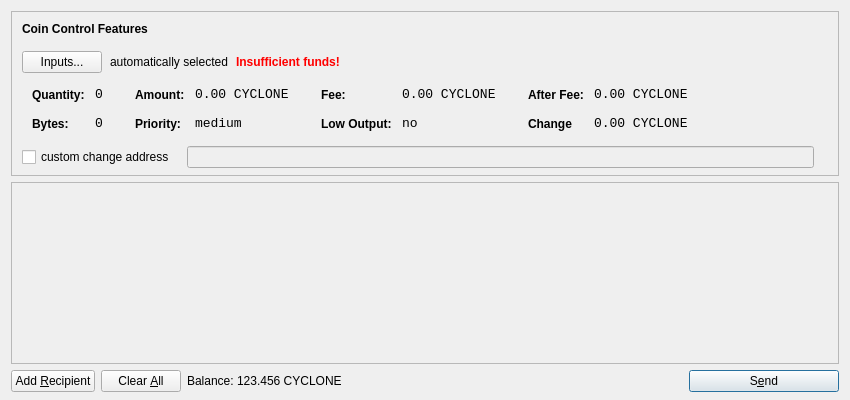
<?xml version="1.0" encoding="UTF-8"?>
<ui version="4.0">
 <class>SendCoinsDialog</class>
 <widget class="QDialog" name="SendCoinsDialog">
  <property name="geometry">
   <rect>
    <x>0</x>
    <y>0</y>
    <width>850</width>
    <height>400</height>
   </rect>
  </property>
  <property name="windowTitle">
   <string>Send Coins</string>
  </property>
  <layout class="QVBoxLayout" name="verticalLayout" stretch="0,1,0">
   <property name="bottomMargin">
    <number>8</number>
   </property>
   <item>
    <widget class="QFrame" name="frameCoinControl">
     <property name="sizePolicy">
      <sizepolicy hsizetype="Expanding" vsizetype="Expanding">
       <horstretch>0</horstretch>
       <verstretch>0</verstretch>
      </sizepolicy>
     </property>
     <property name="maximumSize">
      <size>
       <width>16777215</width>
       <height>16777215</height>
      </size>
     </property>
     <property name="frameShape">
      <enum>QFrame::StyledPanel</enum>
     </property>
     <property name="frameShadow">
      <enum>QFrame::Sunken</enum>
     </property>
     <layout class="QVBoxLayout" name="verticalLayoutCoinControl2">
      <property name="spacing">
       <number>-1</number>
      </property>
      <property name="leftMargin">
       <number>0</number>
      </property>
      <property name="topMargin">
       <number>0</number>
      </property>
      <property name="rightMargin">
       <number>0</number>
      </property>
      <property name="bottomMargin">
       <number>6</number>
      </property>
      <item>
       <layout class="QVBoxLayout" name="verticalLayoutCoinControl" stretch="0,0,0,0,1">
        <property name="spacing">
         <number>0</number>
        </property>
        <property name="leftMargin">
         <number>10</number>
        </property>
        <property name="topMargin">
         <number>10</number>
        </property>
        <item>
         <layout class="QHBoxLayout" name="horizontalLayoutCoinControl1">
          <property name="bottomMargin">
           <number>15</number>
          </property>
          <item>
           <widget class="QLabel" name="labelCoinControlFeatures">
            <property name="sizePolicy">
             <sizepolicy hsizetype="Preferred" vsizetype="Maximum">
              <horstretch>0</horstretch>
              <verstretch>0</verstretch>
             </sizepolicy>
            </property>
            <property name="font">
             <font>
              <weight>75</weight>
              <bold>true</bold>
             </font>
            </property>
            <property name="styleSheet">
             <string notr="true">font-weight:bold;</string>
            </property>
            <property name="text">
             <string>Coin Control Features</string>
            </property>
           </widget>
          </item>
         </layout>
        </item>
        <item>
         <layout class="QHBoxLayout" name="horizontalLayoutCoinControl2" stretch="0,0,0,0">
          <property name="spacing">
           <number>8</number>
          </property>
          <property name="bottomMargin">
           <number>10</number>
          </property>
          <item>
           <widget class="QPushButton" name="pushButtonCoinControl">
            <property name="styleSheet">
             <string notr="true"/>
            </property>
            <property name="text">
             <string>Inputs...</string>
            </property>
           </widget>
          </item>
          <item>
           <widget class="QLabel" name="labelCoinControlAutomaticallySelected">
            <property name="text">
             <string>automatically selected</string>
            </property>
            <property name="margin">
             <number>5</number>
            </property>
           </widget>
          </item>
          <item>
           <widget class="QLabel" name="labelCoinControlInsuffFunds">
            <property name="font">
             <font>
              <weight>75</weight>
              <bold>true</bold>
             </font>
            </property>
            <property name="styleSheet">
             <string notr="true">color:red;font-weight:bold;</string>
            </property>
            <property name="text">
             <string>Insufficient funds!</string>
            </property>
            <property name="margin">
             <number>5</number>
            </property>
           </widget>
          </item>
          <item>
           <spacer name="horizontalSpacerCoinControl">
            <property name="orientation">
             <enum>Qt::Horizontal</enum>
            </property>
            <property name="sizeHint" stdset="0">
             <size>
              <width>40</width>
              <height>1</height>
             </size>
            </property>
           </spacer>
          </item>
         </layout>
        </item>
        <item>
         <widget class="QWidget" name="widgetCoinControl" native="true">
          <property name="sizePolicy">
           <sizepolicy hsizetype="Preferred" vsizetype="Preferred">
            <horstretch>0</horstretch>
            <verstretch>0</verstretch>
           </sizepolicy>
          </property>
          <property name="minimumSize">
           <size>
            <width>0</width>
            <height>0</height>
           </size>
          </property>
          <property name="styleSheet">
           <string notr="true"/>
          </property>
          <layout class="QHBoxLayout" name="horizontalLayoutCoinControl5">
           <property name="margin">
            <number>0</number>
           </property>
           <item>
            <layout class="QHBoxLayout" name="horizontalLayoutCoinControl3" stretch="0,0,0,1">
             <property name="spacing">
              <number>20</number>
             </property>
             <property name="topMargin">
              <number>0</number>
             </property>
             <property name="bottomMargin">
              <number>10</number>
             </property>
             <item>
              <layout class="QFormLayout" name="formLayoutCoinControl1">
               <property name="horizontalSpacing">
                <number>10</number>
               </property>
               <property name="verticalSpacing">
                <number>14</number>
               </property>
               <property name="leftMargin">
                <number>10</number>
               </property>
               <property name="topMargin">
                <number>4</number>
               </property>
               <property name="rightMargin">
                <number>6</number>
               </property>
               <item row="0" column="0">
                <widget class="QLabel" name="labelCoinControlQuantityText">
                 <property name="styleSheet">
                  <string notr="true">font-weight:bold;</string>
                 </property>
                 <property name="text">
                  <string>Quantity:</string>
                 </property>
                 <property name="margin">
                  <number>0</number>
                 </property>
                </widget>
               </item>
               <item row="0" column="1">
                <widget class="QLabel" name="labelCoinControlQuantity">
                 <property name="font">
                  <font>
                   <family>Monospace</family>
                   <pointsize>10</pointsize>
                  </font>
                 </property>
                 <property name="cursor">
                  <cursorShape>IBeamCursor</cursorShape>
                 </property>
                 <property name="contextMenuPolicy">
                  <enum>Qt::ActionsContextMenu</enum>
                 </property>
                 <property name="text">
                  <string>0</string>
                 </property>
                 <property name="margin">
                  <number>0</number>
                 </property>
                 <property name="textInteractionFlags">
                  <set>Qt::LinksAccessibleByMouse|Qt::TextSelectableByKeyboard|Qt::TextSelectableByMouse</set>
                 </property>
                </widget>
               </item>
               <item row="1" column="0">
                <widget class="QLabel" name="labelCoinControlBytesText">
                 <property name="styleSheet">
                  <string notr="true">font-weight:bold;</string>
                 </property>
                 <property name="text">
                  <string>Bytes:</string>
                 </property>
                </widget>
               </item>
               <item row="1" column="1">
                <widget class="QLabel" name="labelCoinControlBytes">
                 <property name="font">
                  <font>
                   <family>Monospace</family>
                   <pointsize>10</pointsize>
                  </font>
                 </property>
                 <property name="cursor">
                  <cursorShape>IBeamCursor</cursorShape>
                 </property>
                 <property name="contextMenuPolicy">
                  <enum>Qt::ActionsContextMenu</enum>
                 </property>
                 <property name="text">
                  <string>0</string>
                 </property>
                 <property name="textInteractionFlags">
                  <set>Qt::LinksAccessibleByMouse|Qt::TextSelectableByKeyboard|Qt::TextSelectableByMouse</set>
                 </property>
                </widget>
               </item>
              </layout>
             </item>
             <item>
              <layout class="QFormLayout" name="formLayoutCoinControl2">
               <property name="horizontalSpacing">
                <number>10</number>
               </property>
               <property name="verticalSpacing">
                <number>14</number>
               </property>
               <property name="leftMargin">
                <number>6</number>
               </property>
               <property name="topMargin">
                <number>4</number>
               </property>
               <property name="rightMargin">
                <number>6</number>
               </property>
               <item row="0" column="0">
                <widget class="QLabel" name="labelCoinControlAmountText">
                 <property name="styleSheet">
                  <string notr="true">font-weight:bold;</string>
                 </property>
                 <property name="text">
                  <string>Amount:</string>
                 </property>
                 <property name="margin">
                  <number>0</number>
                 </property>
                </widget>
               </item>
               <item row="0" column="1">
                <widget class="QLabel" name="labelCoinControlAmount">
                 <property name="font">
                  <font>
                   <family>Monospace</family>
                   <pointsize>10</pointsize>
                  </font>
                 </property>
                 <property name="cursor">
                  <cursorShape>IBeamCursor</cursorShape>
                 </property>
                 <property name="contextMenuPolicy">
                  <enum>Qt::ActionsContextMenu</enum>
                 </property>
                 <property name="text">
                  <string>0.00 CYCLONE</string>
                 </property>
                 <property name="textInteractionFlags">
                  <set>Qt::LinksAccessibleByMouse|Qt::TextSelectableByKeyboard|Qt::TextSelectableByMouse</set>
                 </property>
                </widget>
               </item>
               <item row="1" column="0">
                <widget class="QLabel" name="labelCoinControlPriorityText">
                 <property name="styleSheet">
                  <string notr="true">font-weight:bold;</string>
                 </property>
                 <property name="text">
                  <string>Priority:</string>
                 </property>
                </widget>
               </item>
               <item row="1" column="1">
                <widget class="QLabel" name="labelCoinControlPriority">
                 <property name="font">
                  <font>
                   <family>Monospace</family>
                   <pointsize>10</pointsize>
                  </font>
                 </property>
                 <property name="cursor">
                  <cursorShape>IBeamCursor</cursorShape>
                 </property>
                 <property name="contextMenuPolicy">
                  <enum>Qt::ActionsContextMenu</enum>
                 </property>
                 <property name="text">
                  <string>medium</string>
                 </property>
                 <property name="textInteractionFlags">
                  <set>Qt::LinksAccessibleByMouse|Qt::TextSelectableByKeyboard|Qt::TextSelectableByMouse</set>
                 </property>
                </widget>
               </item>
              </layout>
             </item>
             <item>
              <layout class="QFormLayout" name="formLayoutCoinControl3">
               <property name="horizontalSpacing">
                <number>10</number>
               </property>
               <property name="verticalSpacing">
                <number>14</number>
               </property>
               <property name="leftMargin">
                <number>6</number>
               </property>
               <property name="topMargin">
                <number>4</number>
               </property>
               <property name="rightMargin">
                <number>6</number>
               </property>
               <item row="0" column="0">
                <widget class="QLabel" name="labelCoinControlFeeText">
                 <property name="styleSheet">
                  <string notr="true">font-weight:bold;</string>
                 </property>
                 <property name="text">
                  <string>Fee:</string>
                 </property>
                 <property name="margin">
                  <number>0</number>
                 </property>
                </widget>
               </item>
               <item row="0" column="1">
                <widget class="QLabel" name="labelCoinControlFee">
                 <property name="font">
                  <font>
                   <family>Monospace</family>
                   <pointsize>10</pointsize>
                  </font>
                 </property>
                 <property name="cursor">
                  <cursorShape>IBeamCursor</cursorShape>
                 </property>
                 <property name="contextMenuPolicy">
                  <enum>Qt::ActionsContextMenu</enum>
                 </property>
                 <property name="text">
                  <string>0.00 CYCLONE</string>
                 </property>
                 <property name="textInteractionFlags">
                  <set>Qt::LinksAccessibleByMouse|Qt::TextSelectableByKeyboard|Qt::TextSelectableByMouse</set>
                 </property>
                </widget>
               </item>
               <item row="1" column="0">
                <widget class="QLabel" name="labelCoinControlLowOutputText">
                 <property name="styleSheet">
                  <string notr="true">font-weight:bold;</string>
                 </property>
                 <property name="text">
                  <string>Low Output:</string>
                 </property>
                </widget>
               </item>
               <item row="1" column="1">
                <widget class="QLabel" name="labelCoinControlLowOutput">
                 <property name="font">
                  <font>
                   <family>Monospace</family>
                   <pointsize>10</pointsize>
                  </font>
                 </property>
                 <property name="cursor">
                  <cursorShape>IBeamCursor</cursorShape>
                 </property>
                 <property name="contextMenuPolicy">
                  <enum>Qt::ActionsContextMenu</enum>
                 </property>
                 <property name="text">
                  <string>no</string>
                 </property>
                 <property name="textInteractionFlags">
                  <set>Qt::LinksAccessibleByMouse|Qt::TextSelectableByKeyboard|Qt::TextSelectableByMouse</set>
                 </property>
                </widget>
               </item>
              </layout>
             </item>
             <item>
              <layout class="QFormLayout" name="formLayoutCoinControl4">
               <property name="horizontalSpacing">
                <number>10</number>
               </property>
               <property name="verticalSpacing">
                <number>14</number>
               </property>
               <property name="leftMargin">
                <number>6</number>
               </property>
               <property name="topMargin">
                <number>4</number>
               </property>
               <property name="rightMargin">
                <number>6</number>
               </property>
               <item row="0" column="0">
                <widget class="QLabel" name="labelCoinControlAfterFeeText">
                 <property name="styleSheet">
                  <string notr="true">font-weight:bold;</string>
                 </property>
                 <property name="text">
                  <string>After Fee:</string>
                 </property>
                 <property name="margin">
                  <number>0</number>
                 </property>
                </widget>
               </item>
               <item row="0" column="1">
                <widget class="QLabel" name="labelCoinControlAfterFee">
                 <property name="font">
                  <font>
                   <family>Monospace</family>
                   <pointsize>10</pointsize>
                  </font>
                 </property>
                 <property name="cursor">
                  <cursorShape>IBeamCursor</cursorShape>
                 </property>
                 <property name="contextMenuPolicy">
                  <enum>Qt::ActionsContextMenu</enum>
                 </property>
                 <property name="text">
                  <string>0.00 CYCLONE</string>
                 </property>
                 <property name="textInteractionFlags">
                  <set>Qt::LinksAccessibleByMouse|Qt::TextSelectableByKeyboard|Qt::TextSelectableByMouse</set>
                 </property>
                </widget>
               </item>
               <item row="1" column="0">
                <widget class="QLabel" name="labelCoinControlChangeText">
                 <property name="styleSheet">
                  <string notr="true">font-weight:bold;</string>
                 </property>
                 <property name="text">
                  <string>Change</string>
                 </property>
                </widget>
               </item>
               <item row="1" column="1">
                <widget class="QLabel" name="labelCoinControlChange">
                 <property name="font">
                  <font>
                   <family>Monospace</family>
                   <pointsize>10</pointsize>
                  </font>
                 </property>
                 <property name="cursor">
                  <cursorShape>IBeamCursor</cursorShape>
                 </property>
                 <property name="contextMenuPolicy">
                  <enum>Qt::ActionsContextMenu</enum>
                 </property>
                 <property name="text">
                  <string>0.00 CYCLONE</string>
                 </property>
                 <property name="textInteractionFlags">
                  <set>Qt::LinksAccessibleByMouse|Qt::TextSelectableByKeyboard|Qt::TextSelectableByMouse</set>
                 </property>
                </widget>
               </item>
              </layout>
             </item>
            </layout>
           </item>
          </layout>
         </widget>
        </item>
        <item>
         <layout class="QHBoxLayout" name="horizontalLayoutCoinControl4" stretch="0,0,0">
          <property name="spacing">
           <number>12</number>
          </property>
          <property name="sizeConstraint">
           <enum>QLayout::SetDefaultConstraint</enum>
          </property>
          <property name="topMargin">
           <number>5</number>
          </property>
          <property name="rightMargin">
           <number>5</number>
          </property>
          <item>
           <widget class="QCheckBox" name="checkBoxCoinControlChange">
            <property name="text">
             <string>custom change address</string>
            </property>
           </widget>
          </item>
          <item>
           <widget class="QLineEdit" name="lineEditCoinControlChange">
            <property name="enabled">
             <bool>false</bool>
            </property>
            <property name="sizePolicy">
             <sizepolicy hsizetype="Expanding" vsizetype="Fixed">
              <horstretch>0</horstretch>
              <verstretch>0</verstretch>
             </sizepolicy>
            </property>
           </widget>
          </item>
          <item>
           <widget class="QLabel" name="labelCoinControlChangeLabel">
            <property name="sizePolicy">
             <sizepolicy hsizetype="Preferred" vsizetype="Expanding">
              <horstretch>0</horstretch>
              <verstretch>0</verstretch>
             </sizepolicy>
            </property>
            <property name="minimumSize">
             <size>
              <width>0</width>
              <height>0</height>
             </size>
            </property>
            <property name="text">
             <string/>
            </property>
            <property name="margin">
             <number>3</number>
            </property>
           </widget>
          </item>
         </layout>
        </item>
        <item>
         <spacer name="verticalSpacerCoinControl">
          <property name="orientation">
           <enum>Qt::Vertical</enum>
          </property>
          <property name="sizeHint" stdset="0">
           <size>
            <width>800</width>
            <height>1</height>
           </size>
          </property>
         </spacer>
        </item>
       </layout>
      </item>
     </layout>
    </widget>
   </item>
   <item>
    <widget class="QScrollArea" name="scrollArea">
     <property name="widgetResizable">
      <bool>true</bool>
     </property>
     <widget class="QWidget" name="scrollAreaWidgetContents">
      <property name="geometry">
       <rect>
        <x>0</x>
        <y>0</y>
        <width>830</width>
        <height>165</height>
       </rect>
      </property>
      <layout class="QVBoxLayout" name="verticalLayout_2">
       <property name="margin">
        <number>0</number>
       </property>
       <item>
        <layout class="QVBoxLayout" name="entries">
         <property name="spacing">
          <number>6</number>
         </property>
        </layout>
       </item>
       <item>
        <spacer name="verticalSpacer">
         <property name="orientation">
          <enum>Qt::Vertical</enum>
         </property>
         <property name="sizeHint" stdset="0">
          <size>
           <width>20</width>
           <height>40</height>
          </size>
         </property>
        </spacer>
       </item>
      </layout>
     </widget>
    </widget>
   </item>
   <item>
    <layout class="QHBoxLayout" name="horizontalLayout">
     <item>
      <widget class="QPushButton" name="addButton">
       <property name="toolTip">
        <string>Send to multiple recipients at once</string>
       </property>
       <property name="text">
        <string>Add &amp;Recipient</string>
       </property>
       <property name="icon">
        <iconset resource="../bitcoin.qrc">
         <normaloff>:/icons/add</normaloff>:/icons/add</iconset>
       </property>
       <property name="autoDefault">
        <bool>false</bool>
       </property>
      </widget>
     </item>
     <item>
      <widget class="QPushButton" name="clearButton">
       <property name="sizePolicy">
        <sizepolicy hsizetype="Minimum" vsizetype="Fixed">
         <horstretch>0</horstretch>
         <verstretch>0</verstretch>
        </sizepolicy>
       </property>
       <property name="toolTip">
        <string>Remove all transaction fields</string>
       </property>
       <property name="text">
        <string>Clear &amp;All</string>
       </property>
       <property name="icon">
        <iconset resource="../bitcoin.qrc">
         <normaloff>:/icons/remove</normaloff>:/icons/remove</iconset>
       </property>
       <property name="autoRepeatDelay">
        <number>300</number>
       </property>
       <property name="autoDefault">
        <bool>false</bool>
       </property>
      </widget>
     </item>
     <item>
      <layout class="QHBoxLayout" name="horizontalLayout_2">
       <property name="spacing">
        <number>3</number>
       </property>
       <item>
        <widget class="QLabel" name="label">
         <property name="sizePolicy">
          <sizepolicy hsizetype="Preferred" vsizetype="Fixed">
           <horstretch>0</horstretch>
           <verstretch>0</verstretch>
          </sizepolicy>
         </property>
         <property name="text">
          <string>Balance:</string>
         </property>
        </widget>
       </item>
       <item>
        <widget class="QLabel" name="labelBalance">
         <property name="sizePolicy">
          <sizepolicy hsizetype="Preferred" vsizetype="Fixed">
           <horstretch>0</horstretch>
           <verstretch>0</verstretch>
          </sizepolicy>
         </property>
         <property name="cursor">
          <cursorShape>IBeamCursor</cursorShape>
         </property>
         <property name="text">
          <string>123.456 CYCLONE</string>
         </property>
         <property name="textInteractionFlags">
          <set>Qt::LinksAccessibleByMouse|Qt::TextSelectableByKeyboard|Qt::TextSelectableByMouse</set>
         </property>
        </widget>
       </item>
      </layout>
     </item>
     <item>
      <spacer name="horizontalSpacer">
       <property name="orientation">
        <enum>Qt::Horizontal</enum>
       </property>
       <property name="sizeHint" stdset="0">
        <size>
         <width>40</width>
         <height>20</height>
        </size>
       </property>
      </spacer>
     </item>
     <item>
      <widget class="QPushButton" name="sendButton">
       <property name="minimumSize">
        <size>
         <width>150</width>
         <height>0</height>
        </size>
       </property>
       <property name="toolTip">
        <string>Confirm the send action</string>
       </property>
       <property name="text">
        <string>S&amp;end</string>
       </property>
       <property name="icon">
        <iconset resource="../bitcoin.qrc">
         <normaloff>:/icons/send</normaloff>:/icons/send</iconset>
       </property>
       <property name="default">
        <bool>true</bool>
       </property>
      </widget>
     </item>
    </layout>
   </item>
  </layout>
 </widget>
 <resources>
  <include location="../bitcoin.qrc"/>
 </resources>
 <connections/>
</ui>
